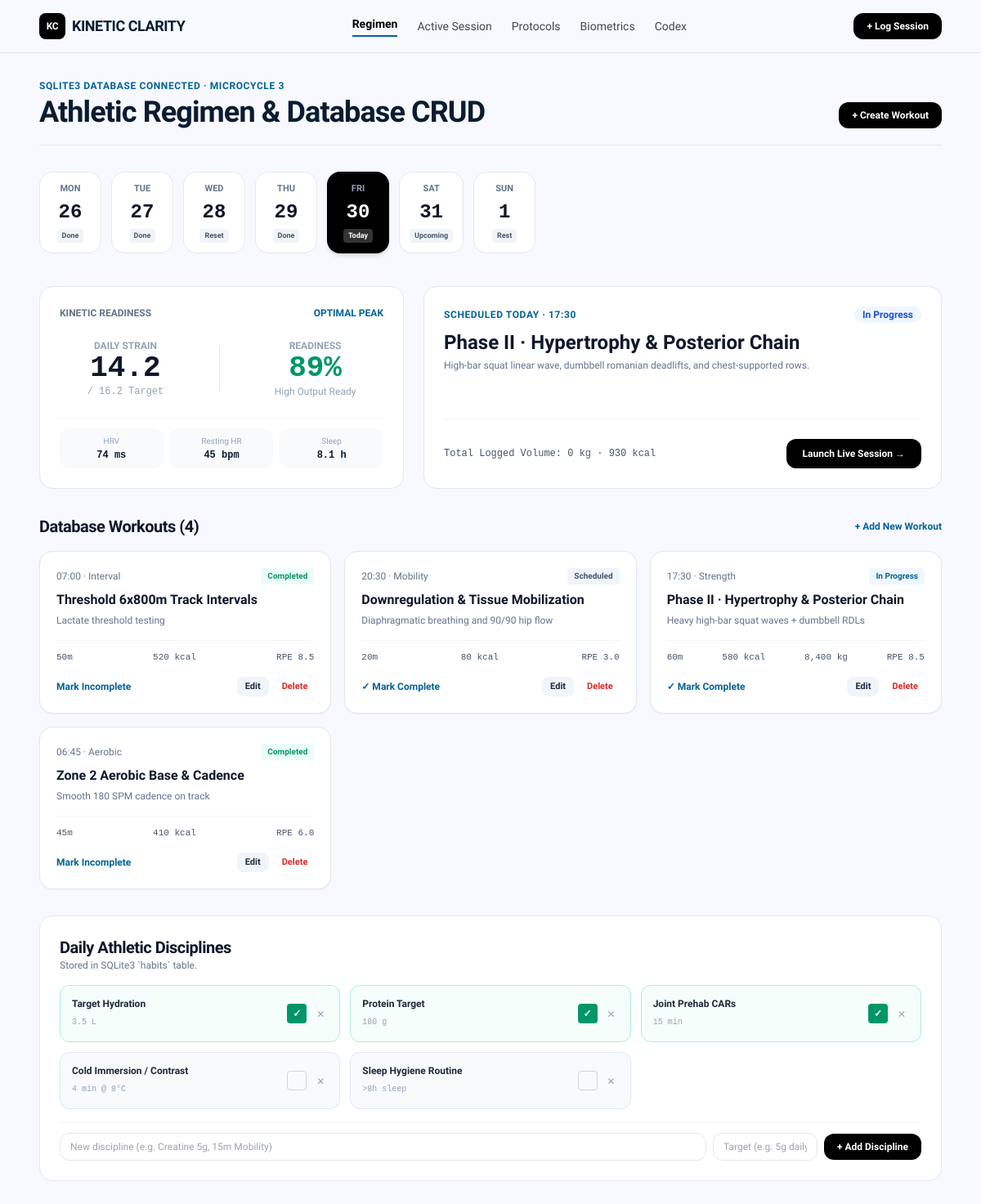
The page / on the database its author committed.
### tables this page shows
CREATE TABLE workouts (
        id INTEGER PRIMARY KEY AUTOINCREMENT,
        title TEXT NOT NULL,
        category TEXT NOT NULL,
        duration_min INTEGER DEFAULT 45,
        calories INTEGER DEFAULT 400,
        volume_kg INTEGER DEFAULT 0,
        rpe REAL DEFAULT 8.0,
        status TEXT DEFAULT 'Scheduled',
        scheduled_time TEXT,
        notes TEXT,
        created_at TIMESTAMP DEFAULT CURRENT_TIMESTAMP
    );

CREATE TABLE habits (
        id INTEGER PRIMARY KEY AUTOINCREMENT,
        title TEXT NOT NULL,
        target TEXT,
        completed INTEGER DEFAULT 0
    );

### app.py (the view)
@app.route("/")
def index():
    conn = get_db()
    cursor = conn.cursor()
    cursor.execute("SELECT * FROM workouts ORDER BY id DESC;")
    workouts = cursor.fetchall()
    cursor.execute("SELECT * FROM habits ORDER BY id ASC;")
    habits = cursor.fetchall()
    cursor.execute("SELECT SUM(volume_kg), SUM(calories) FROM workouts WHERE status = 'Completed';")
    stats_row = cursor.fetchone()
    total_volume = stats_row[0] or 0
    total_calories = stats_row[1] or 0
    conn.close()
    return render_template(
        "index.html",
        profile=ATHLETE_PROFILE,
        days=DAYS,
        workouts=workouts,
        habits=habits,
        total_volume=total_volume,
        total_calories=total_calories,
        page="regimen",
    )

### database.py (called while the page is built)
def get_db():
    conn = sqlite3.connect(DB_PATH)
    conn.row_factory = sqlite3.Row
    return conn

### templates/index.html (shortened to what this page needs)
{% extends "base.html" %}
{% block content %}
<div class="space-y-8 pb-12">
  <div class="flex flex-col md:flex-row md:items-end justify-between gap-4 border-b border-slate-200 pb-5">
    <div>
      <span class="text-xs font-semibold uppercase tracking-wider text-[#006398] block mb-1">
        SQLite3 Database Connected · Microcycle 3
      </span>
      <h1 class="text-3xl sm:text-4xl font-bold tracking-tight text-[#0b1c30]">
        Athletic Regimen & Database CRUD
      </h1>
    </div>
    <div class="flex items-center gap-3">
      <button onclick="document.getElementById('log-modal').classList.remove('hidden')" class="px-4 py-2 bg-black text-white rounded-xl text-xs font-bold hover:bg-slate-800 transition-colors shadow-sm">
        + Create Workout
      </button>
    </div>
  </div>
  <div class="flex items-center gap-3 overflow-x-auto pb-2">
    {% for day in days %}
    <div class="min-w-[76px] p-3 rounded-2xl border flex flex-col items-center justify-between {% if day.active %}bg-black text-white border-transparent shadow-md{% else %}bg-white text-slate-900 border-slate-200{% endif %}">
      <span class="text-[11px] font-semibold uppercase {% if day.active %}text-slate-400{% else %}text-slate-500{% endif %}">{{ day.abbr }}</span>
      <span class="text-2xl font-bold font-mono my-1">{{ day.day }}</span>
      <span class="text-[9px] font-bold px-1.5 py-0.5 rounded {% if day.active %}bg-white/20 text-white{% else %}bg-slate-100 text-slate-600{% endif %}">
        {{ day.status }}
      </span>
    </div>
    {% endfor %}
  </div>
  <div class="grid grid-cols-1 md:grid-cols-12 gap-6">
    <div class="md:col-span-5 bg-white p-6 rounded-2xl border border-slate-200 flex flex-col justify-between">
      <div class="flex items-center justify-between text-xs">
        <span class="font-bold text-slate-500 uppercase">Kinetic Readiness</span>
        <span class="font-bold text-[#006398] uppercase">Optimal Peak</span>
      </div>
      <div class="my-6 flex items-center justify-around">
        <div class="text-center">
          <span class="text-xs text-slate-400 font-semibold block">DAILY STRAIN</span>
          <span class="text-4xl font-extrabold font-mono text-slate-900">{{ profile.strain }}</span>
          <span class="text-xs text-slate-400 font-mono block">/ {{ profile.strain_target }} Target</span>
        </div>
        <div class="text-center">
          <span class="text-xs text-slate-400 font-semibold block">READINESS</span>
          <span class="text-4xl font-extrabold font-mono text-[#009668]">{{ profile.readiness }}%</span>
          <span class="text-xs text-slate-400 block">High Output Ready</span>
        </div>
      </div>
      <div class="grid grid-cols-3 gap-2 pt-3 border-t border-slate-100 text-center text-xs">
        <div class="p-2 bg-slate-50 rounded-xl">
          <span class="text-slate-400 block text-[10px]">HRV</span>
          <span class="font-bold font-mono">{{ profile.hrv }} ms</span>
        </div>
        <div class="p-2 bg-slate-50 rounded-xl">
          <span class="text-slate-400 block text-[10px]">Resting HR</span>
          <span class="font-bold font-mono">{{ profile.resting_hr }} bpm</span>
        </div>
        <div class="p-2 bg-slate-50 rounded-xl">
          <span class="text-slate-400 block text-[10px]">Sleep</span>
          <span class="font-bold font-mono">{{ profile.sleep_hours }} h</span>
        </div>
      </div>
    </div>
    <div class="md:col-span-7 bg-white rounded-2xl border border-slate-200 p-6 flex flex-col justify-between">
      <div>
        <div class="flex items-center justify-between mb-2">
          <span class="text-xs font-bold text-[#006398] uppercase tracking-wider">Scheduled Today · 17:30</span>
          <span class="text-xs font-semibold px-2.5 py-0.5 rounded-full bg-blue-50 text-blue-700">In Progress</span>
        </div>
        <h2 class="text-2xl font-bold text-slate-900">Phase II · Hypertrophy & Posterior Chain</h2>
        <p class="text-xs text-slate-500 mt-1">High-bar squat linear wave, dumbbell romanian deadlifts, and chest-supported rows.</p>
      </div>
      <div class="pt-6 border-t border-slate-100 flex items-center justify-between">
        <div class="text-xs text-slate-600 font-mono">
          <span>Total Logged Volume: {{ "{:,}".format(total_volume) }} kg</span> ·
          <span>{{ "{:,}".format(total_calories) }} kcal</span>
        </div>
        <a href="/active" class="px-5 py-2.5 rounded-xl bg-black text-white text-xs font-bold hover:bg-slate-800 transition-all">
          Launch Live Session →
        </a>
      </div>
    </div>
  </div>
  <div class="space-y-4">
    <div class="flex items-center justify-between">
      <h2 class="text-xl font-bold text-slate-900 tracking-tight">Database Workouts ({{ workouts|length }})</h2>
      <button onclick="document.getElementById('log-modal').classList.remove('hidden')" class="text-xs font-semibold text-[#006398] hover:underline">
        + Add New Workout
      </button>
    </div>
    <div class="grid grid-cols-1 md:grid-cols-2 lg:grid-cols-3 gap-4">
      {% for w in workouts %}
      <div class="p-5 rounded-2xl bg-white border border-slate-200 flex flex-col justify-between space-y-4 shadow-sm hover:border-slate-400 transition-colors">
        <div>
          <div class="flex items-center justify-between text-xs text-slate-500 mb-2">
            <span>{{ w.scheduled_time }} · {{ w.category }}</span>
            <span class="font-bold px-2 py-0.5 rounded text-[10px] {% if w.status == 'Completed' %}bg-emerald-50 text-[#009668]{% elif w.status == 'In Progress' %}bg-blue-50 text-[#006398]{% else %}bg-slate-100 text-slate-600{% endif %}">
              {{ w.status }}
            </span>
          </div>
          <h3 class="text-base font-bold text-slate-900 leading-snug">{{ w.title }}</h3>
          {% if w.notes %}
          <p class="text-xs text-slate-500 mt-1.5 line-clamp-2">{{ w.notes }}</p>
          {% endif %}
        </div>
        <div class="space-y-3 pt-3 border-t border-slate-100 text-xs">
          <div class="flex items-center justify-between text-slate-600 font-mono text-[11px]">
            <span>{{ w.duration_min }}m</span>
            <span>{{ w.calories }} kcal</span>
            {% if w.volume_kg > 0 %}
            <span>{{ "{:,}".format(w.volume_kg) }} kg</span>
            {% endif %}
            <span>RPE {{ w.rpe }}</span>
          </div>
          <div class="flex items-center justify-between pt-1">
            <form action="/workouts/{{ w.id }}/toggle-status" method="POST" class="inline">
              <button type="submit" class="text-xs font-semibold text-[#006398] hover:underline">
                {% if w.status == 'Completed' %}Mark Incomplete{% else %}✓ Mark Complete{% endif %}
              </button>
            </form>
            <div class="flex items-center gap-2">
              <a href="/workouts/{{ w.id }}/edit" class="px-2.5 py-1 bg-slate-100 hover:bg-slate-200 text-slate-800 rounded-lg font-semibold text-[11px]">
                Edit
              </a>
              <form action="/workouts/{{ w.id }}/delete" method="POST" onsubmit="return confirm('Delete this workout?');" class="inline">
                <button type="submit" class="px-2 py-1 text-red-600 hover:bg-red-50 rounded-lg text-[11px] font-semibold">
                  Delete
                </button>
              </form>
            </div>
          </div>
        </div>
      </div>
      {% endfor %}
    </div>
  </div>
  <div class="bg-white p-6 rounded-2xl border border-slate-200 space-y-4">
    <div class="flex items-center justify-between">
      <div>
        <h2 class="text-xl font-bold text-slate-900 tracking-tight">Daily Athletic Disciplines</h2>
        <p class="text-xs text-slate-500">Stored in SQLite3 `habits` table.</p>
      </div>
    </div>
    <div class="grid grid-cols-1 sm:grid-cols-2 md:grid-cols-3 gap-3">
      {% for h in habits %}
      <div class="p-3.5 rounded-xl border flex items-center justify-between {% if h.completed %}bg-emerald-50/50 border-emerald-200{% else %}bg-slate-50 border-slate-200{% endif %}">
        <a href="/toggle-habit/{{ h.id }}" class="flex-1 flex items-center justify-between mr-2">
          <div>
            <span class="text-xs font-semibold text-slate-800 block">{{ h.title }}</span>
            <span class="text-[10px] text-slate-400 font-mono">{{ h.target }}</span>
          </div>
          <span class="w-6 h-6 rounded flex items-center justify-center font-bold text-xs {% if h.completed %}bg-[#009668] text-white{% else %}border border-slate-300 text-transparent{% endif %}">✓</span>
        </a>
        <form action="/habits/{{ h.id }}/delete" method="POST" onsubmit="return confirm('Delete this habit?');">
          <button type="submit" class="text-slate-400 hover:text-red-600 text-xs px-1">✕</button>
        </form>
      </div>
      {% endfor %}
    </div>
    <form action="/habits/create" method="POST" class="pt-3 border-t border-slate-100 flex items-center gap-2 text-xs">
      <input type="text" name="title" required placeholder="New discipline (e.g. Creatine 5g, 15m Mobility)" class="flex-1 px-3 py-2 border rounded-xl text-xs">
      <input type="text" name="target" placeholder="Target (e.g. 5g daily)" class="w-32 px-3 py-2 border rounded-xl text-xs">
      <button type="submit" class="px-4 py-2 bg-black text-white font-bold rounded-xl text-xs hover:bg-slate-800">
        + Add Discipline
      </button>
    </form>
  </div>
</div>
{% endblock %}

### templates/base.html (shortened to what this page needs)
<!DOCTYPE html>
<html lang="en">
<head>
  <script src="https://cdn.tailwindcss.com"></script>
</head>
<body class="bg-[#f8f9ff] text-[#0b1c30] min-h-screen flex flex-col antialiased">
  <header class="sticky top-0 z-30 bg-[#f8f9ff]/90 backdrop-blur-md border-b border-[#c6c6cd]/40">
    <div class="max-w-6xl mx-auto px-4 sm:px-6 h-16 flex items-center justify-between gap-6">
      <a href="/" class="flex items-center gap-2 text-lg font-bold tracking-tight text-[#0b1c30]">
        <div class="w-8 h-8 rounded-lg bg-black text-white flex items-center justify-center font-bold text-xs">
          KC
        </div>
        <span>KINETIC CLARITY</span>
      </a>
      <nav class="hidden md:flex items-center gap-6 text-sm font-medium">
        <a href="/" class="hover:text-black transition-colors {% if page == 'regimen' %}font-bold text-black border-b-2 border-[#006398] pb-1{% else %}text-[#45464d]{% endif %}">Regimen</a>
        <a href="/active" class="hover:text-black transition-colors {% if page == 'active' %}font-bold text-black border-b-2 border-[#006398] pb-1{% else %}text-[#45464d]{% endif %}">Active Session</a>
        <a href="/protocols" class="hover:text-black transition-colors {% if page == 'protocols' %}font-bold text-black border-b-2 border-[#006398] pb-1{% else %}text-[#45464d]{% endif %}">Protocols</a>
        <a href="/biometrics" class="hover:text-black transition-colors {% if page == 'biometrics' %}font-bold text-black border-b-2 border-[#006398] pb-1{% else %}text-[#45464d]{% endif %}">Biometrics</a>
        <a href="/codex" class="hover:text-black transition-colors {% if page == 'codex' %}font-bold text-black border-b-2 border-[#006398] pb-1{% else %}text-[#45464d]{% endif %}">Codex</a>
      </nav>
      <div class="flex items-center gap-3">
        <a href="#quick-log" onclick="document.getElementById('log-modal').classList.remove('hidden')" class="px-4 py-2 rounded-xl bg-black text-white text-xs font-semibold hover:bg-slate-800 transition-all shadow-sm">
          + Log Session
        </a>
      </div>
    </div>
  </header>
  <main class="flex-1 max-w-6xl w-full mx-auto px-4 sm:px-6 py-8">
    {% block content %}{% endblock %}
  </main>
</body>
</html>

### templates/base.html (style rules this page uses)
body { font-family: 'Hanken Grotesk', sans-serif; }
.font-mono { font-family: 'JetBrains Mono', monospace; }

### rows shown on the page
workouts: scheduled_time "07:00", category "Interval", status "Completed", title "Threshold 6x800m Track Intervals", notes "Lactate threshold testing", duration_min "50", calories "520", rpe "8.5", shows "Mark Incomplete"
workouts: scheduled_time "20:30", category "Mobility", status "Scheduled", title "Downregulation & Tissue Mobilization", notes "Diaphragmatic breathing and 90/90 hip flow", duration_min "20", calories "80", rpe "3.0", shows "✓ Mark Complete"
workouts: scheduled_time "17:30", category "Strength", status "In Progress", title "Phase II · Hypertrophy & Posterior Chain", notes "Heavy high-bar squat waves + dumbbell RDLs", duration_min "60", calories "580", volume_kg "8,400", rpe "8.5", shows "✓ Mark Complete"
workouts: scheduled_time "06:45", category "Aerobic", status "Completed", title "Zone 2 Aerobic Base & Cadence", notes "Smooth 180 SPM cadence on track", duration_min "45", calories "410", rpe "6.0", shows "Mark Incomplete"
habits: title "Target Hydration", target "3.5 L"
habits: title "Protein Target", target "180 g"
habits: title "Joint Prehab CARs", target "15 min"
habits: title "Cold Immersion / Contrast", target "4 min @ 8°C"
habits: title "Sleep Hygiene Routine", target ">8h sleep"

### other values the page prints
{{ day.abbr }} "MON" "TUE" "WED" "THU" "FRI" "SAT" "SUN"
{{ day.day }} "26" "27" "28" "29" "30" "31" "1"
{{ day.status }} "Done" "Done" "Reset" "Done" "Today" "Upcoming" "Rest"
{{ profile.strain }} "14.2"
{{ profile.strain_target }} "16.2"
{{ profile.readiness }} "89"
{{ profile.hrv }} "74"
{{ profile.resting_hr }} "45"
{{ profile.sleep_hours }} "8.1"
{{ "{:,}".format(total_volume) }} "0"
{{ "{:,}".format(total_calories) }} "930"
{{ workouts|length }} "4"
